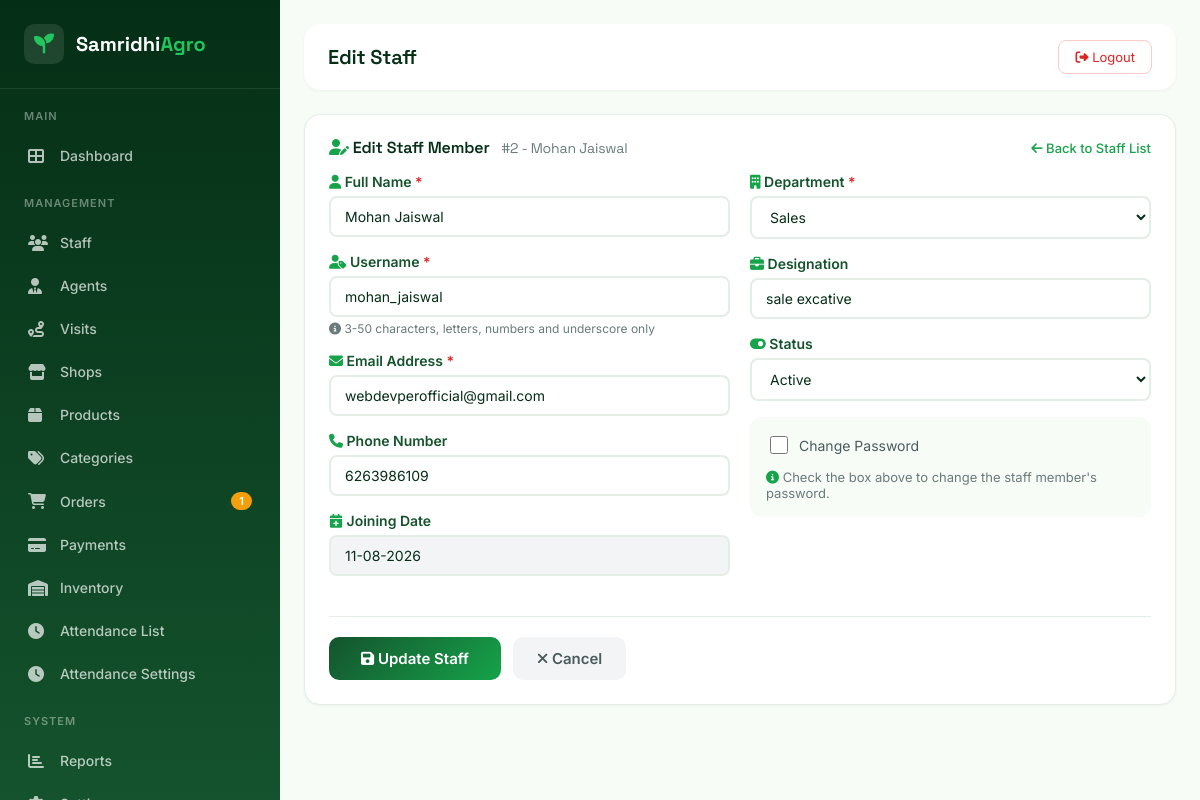
The app's page /admin/staff-edit.php?id=2 (signed in) with its own data.
### tables this page shows
CREATE TABLE `staff_profiles` (
  `id` int(11) NOT NULL,
  `user_id` int(11) NOT NULL,
  `department` varchar(100) DEFAULT NULL,
  `designation` varchar(100) DEFAULT NULL,
  `joining_date` date DEFAULT NULL,
  `created_at` datetime NOT NULL DEFAULT current_timestamp(),
  `updated_at` datetime NOT NULL DEFAULT current_timestamp() ON UPDATE current_timestamp()
);

CREATE TABLE `users` (
  `id` int(11) NOT NULL,
  `username` varchar(50) NOT NULL,
  `email` varchar(100) NOT NULL,
  `password_hash` varchar(255) NOT NULL,
  `full_name` varchar(100) NOT NULL,
  `phone` varchar(20) DEFAULT NULL,
  `avatar` varchar(255) DEFAULT NULL,
  `role` enum('admin','staff','agent','shop') NOT NULL DEFAULT 'staff',
  `status` enum('active','inactive','suspended') NOT NULL DEFAULT 'active',
  `last_login` datetime DEFAULT NULL,
  `last_ip` varchar(45) DEFAULT NULL,
  `created_at` datetime NOT NULL DEFAULT current_timestamp(),
  `updated_at` datetime NOT NULL DEFAULT current_timestamp() ON UPDATE current_timestamp()
);

### config/database.php (called while the page is built, shortened)
<?php
class Database {
    private static $instance = null;
    private $connection;
    private function __construct() {
        try {
            $dsn = "mysql:host=" . DB_HOST . ";dbname=" . DB_NAME . ";charset=" . DB_CHARSET;
            $options = [
                PDO::ATTR_ERRMODE => PDO::ERRMODE_EXCEPTION,
                PDO::ATTR_DEFAULT_FETCH_MODE => PDO::FETCH_ASSOC,
                PDO::ATTR_EMULATE_PREPARES => false,
                PDO::ATTR_PERSISTENT => false,
                PDO::MYSQL_ATTR_INIT_COMMAND => "SET NAMES utf8mb4",
                PDO::MYSQL_ATTR_USE_BUFFERED_QUERY => true,
            ];
            $this->connection = new PDO($dsn, DB_USER, DB_PASS, $options);
        } catch (PDOException $e) {
            error_log("Database Connection Error: " . $e->getMessage());
            die("
                <!DOCTYPE html>
                <html>
                <head>
                    <title>Database Connection Error</title>
                    <style>
                        body { font-family: Arial, sans-serif; background: #f8f9fa; display: flex; justify-content: center; align-items: center; height: 100vh; margin: 0; }
                        .error-box { background: white; padding: 40px; border-radius: 8px; box-shadow: 0 2px 10px rgba(0,0,0,0.1); max-width: 500px; text-align: center; }
                        h1 { color: #dc3545; margin-bottom: 10px; }
                        p { color: #6c757d; line-height: 1.6; }
                        .icon { font-size: 48px; margin-bottom: 20px; }
                    </style>
                </head>
                <body>
                    <div class='error-box'>
                        <div class='icon'>🔌</div>
                        <h1>Database Connection Failed</h1>
                        <p>Unable to connect to the database. Please check your configuration and ensure the database service is running.</p>
                        <p style='font-size: 12px; color: #999;'>Error: " . htmlspecialchars($e->getMessage()) . "</p>
                    </div>
                </body>
                </html>
            ");
        }
    }
    public static function getInstance() {
        if (self::$instance === null) {
            self::$instance = new self();
        }
        return self::$instance;
    }
    public function query($sql, $params = []) {
        $stmt = $this->connection->prepare($sql);
        $stmt->execute($params);
        return $stmt;
    }
    public function fetchOne($sql, $params = []) {
        $stmt = $this->query($sql, $params);
        return $stmt->fetch();
    }
}
function getDB() {
    return Database::getInstance();
}

### config/functions.php (called while the page is built, shortened)
<?php
function escapeHtml($string)
{
    return htmlspecialchars((string)$string, ENT_QUOTES | ENT_HTML5, 'UTF-8');
}
function formatDate($date, $format = DATE_FORMAT)
{
    $timestamp = is_numeric($date) ? $date : strtotime($date);
    return date($format, $timestamp);
}

### admin/staff-edit.php (the view, shortened to what this page needs)
<?php
require_once '../config/database.php';
require_once '../config/functions.php';
$db = getDB();
$staffId = isset($_GET['id']) ? (int)$_GET['id'] : 0;
$sql = "SELECT u.*, sp.department, sp.designation, sp.joining_date
        FROM users u
        LEFT JOIN staff_profiles sp ON u.id = sp.user_id
        WHERE u.id = ? AND u.role = 'staff'";
$staff = $db->fetchOne($sql, [$staffId]);
$formData = [
    'full_name' => $staff['full_name'],
    'username' => $staff['username'],
    'email' => $staff['email'],
    'phone' => $staff['phone'] ?? '',
    'department' => $staff['department'] ?? '',
    'designation' => $staff['designation'] ?? '',
    'status' => $staff['status']
];
$departments = [
    'Management',
    'Sales',
    'Operations',
    'Logistics',
    'Procurement',
    'Quality Control',
    'Customer Service',
    'Finance',
    'Human Resources',
    'IT'
];
require_once '../includes/admin_header.php';
?>
<div class="content-card">
    <div class="card-header">
        <h3 class="card-title">
            <i class="fas fa-user-edit" style="color: #16A34A;"></i>
            Edit Staff Member
            <span style="font-size: 14px; font-weight: 400; color: #6B7A7B; margin-left: 8px;">
                #<?php echo $staff['id']; ?> - <?php echo escapeHtml($staff['full_name']); ?>
            </span>
        </h3>
        <a href="staff.php" class="card-action">
            <i class="fas fa-arrow-left"></i> Back to Staff List
        </a>
    </div>
    <form method="POST" action="" id="staffForm" novalidate>
        <div style="display: grid; grid-template-columns: 1fr 1fr; gap: 20px;">
            <div>
                <div class="form-group">
                    <label class="form-label" for="full_name">
                        <i class="fas fa-user" style="color: #16A34A;"></i>
                        Full Name <span style="color: #DC2626;">*</span>
                    </label>
                    <input
                        type="text"
                        id="full_name"
                        name="full_name"
                        class="form-input <?php echo isset($errors['full_name']) ? 'error' : ''; ?>"
                        value="<?php echo escapeHtml($formData['full_name']); ?>"
                        placeholder="Enter full name"
                        required
                    >
                </div>
                <div class="form-group">
                    <label class="form-label" for="username">
                        <i class="fas fa-user-tag" style="color: #16A34A;"></i>
                        Username <span style="color: #DC2626;">*</span>
                    </label>
                    <input
                        type="text"
                        id="username"
                        name="username"
                        class="form-input <?php echo isset($errors['username']) ? 'error' : ''; ?>"
                        value="<?php echo escapeHtml($formData['username']); ?>"
                        placeholder="Enter username (letters, numbers, underscore)"
                        required
                    >
                    <div style="font-size: 12px; color: #6B7A7B; margin-top: 4px;">
                        <i class="fas fa-info-circle"></i> 3-50 characters, letters, numbers and underscore only
                    </div>
                </div>
                <div class="form-group">
                    <label class="form-label" for="email">
                        <i class="fas fa-envelope" style="color: #16A34A;"></i>
                        Email Address <span style="color: #DC2626;">*</span>
                    </label>
                    <input
                        type="email"
                        id="email"
                        name="email"
                        class="form-input <?php echo isset($errors['email']) ? 'error' : ''; ?>"
                        value="<?php echo escapeHtml($formData['email']); ?>"
                        placeholder="Enter email address"
                        required
                    >
                </div>
                <div class="form-group">
                    <label class="form-label" for="phone">
                        <i class="fas fa-phone" style="color: #16A34A;"></i>
                        Phone Number
                    </label>
                    <input
                        type="tel"
                        id="phone"
                        name="phone"
                        class="form-input <?php echo isset($errors['phone']) ? 'error' : ''; ?>"
                        value="<?php echo escapeHtml($formData['phone']); ?>"
                        placeholder="Enter 10-digit phone number"
                    >
                </div>
                <div class="form-group">
                    <label class="form-label" for="joining_date">
                        <i class="fas fa-calendar-plus" style="color: #16A34A;"></i>
                        Joining Date
                    </label>
                    <input
                        type="text"
                        id="joining_date"
                        class="form-input"
                        value="<?php echo $staff['joining_date'] ? formatDate($staff['joining_date']) : 'N/A'; ?>"
                        disabled
                        style="background: #F3F4F6; cursor: not-allowed;"
                    >
                </div>
            </div>
            <div>
                <div class="form-group">
                    <label class="form-label" for="department">
                        <i class="fas fa-building" style="color: #16A34A;"></i>
                        Department <span style="color: #DC2626;">*</span>
                    </label>
                    <select
                        id="department"
                        name="department"
                        class="form-input <?php echo isset($errors['department']) ? 'error' : ''; ?>"
                        required
                    >
                        <?php foreach ($departments as $dept): ?>
                            <option value="<?php echo escapeHtml($dept); ?>"
                                <?php echo $formData['department'] === $dept ? 'selected' : ''; ?>>
                                <?php echo escapeHtml($dept); ?>
                            </option>
                        <?php endforeach; ?>
                    </select>
                </div>
                <div class="form-group">
                    <label class="form-label" for="designation">
                        <i class="fas fa-briefcase" style="color: #16A34A;"></i>
                        Designation
                    </label>
                    <input
                        type="text"
                        id="designation"
                        name="designation"
                        class="form-input"
                        value="<?php echo escapeHtml($formData['designation']); ?>"
                        placeholder="Enter job title (e.g., Manager, Executive)"
                    >
                </div>
                <div class="form-group">
                    <label class="form-label" for="status">
                        <i class="fas fa-toggle-on" style="color: #16A34A;"></i>
                        Status
                    </label>
                    <select id="status" name="status" class="form-input">
                        <option value="active" <?php echo $formData['status'] === 'active' ? 'selected' : ''; ?>>Active</option>
                    </select>
                </div>
                <div style="background: #F7FCF7; padding: 16px; border-radius: 12px; margin-top: 8px;">
                    <div style="display: flex; align-items: center; gap: 12px; margin-bottom: 12px;">
                        <label class="checkbox-group" style="margin: 0;">
                            <input type="checkbox" name="change_password" id="change_password" value="1">
                            <span>Change Password</span>
                        </label>
                    </div>
                    <div id="passwordInfo" style="font-size: 13px; color: #6B7A7B; margin-top: 8px;">
                        <i class="fas fa-info-circle" style="color: #16A34A;"></i>
                        Check the box above to change the staff member's password.
                    </div>
                </div>
            </div>
        </div>
        <div style="margin-top: 24px; padding-top: 20px; border-top: 1px solid #E5EDE7; display: flex; gap: 12px;">
            <button type="submit" class="btn-primary" style="
                padding: 12px 32px;
                background: linear-gradient(135deg, #14532D, #16A34A);
                color: white;
                border: none;
                border-radius: 10px;
                font-family: 'Inter', sans-serif;
                font-size: 15px;
                font-weight: 600;
                cursor: pointer;
                transition: all 0.3s ease;
            ">
                <i class="fas fa-save"></i> Update Staff
            </button>
            <a href="staff.php" style="
                padding: 12px 24px;
                background: #F3F4F6;
                color: #4A5B5D;
                border: none;
                border-radius: 10px;
                font-family: 'Inter', sans-serif;
                font-size: 15px;
                font-weight: 600;
                text-decoration: none;
                transition: all 0.3s ease;
                cursor: pointer;
            ">
                <i class="fas fa-times"></i> Cancel
            </a>
        </div>
    </form>
</div>
<?php require_once '../includes/admin_footer.php'; ?>

### assets/css/style.css (style rules this page uses)
*, *::before, *::after { box-sizing: border-box; }
html { scroll-behavior: smooth; }
body, h1, h2, h3, h4, p, ul, figure { margin: 0; }
a { text-decoration: none; color: inherit; }
button { font: inherit; background: none; border: none; cursor: pointer; }
:root { --forest: #14532d; --agri-green: #16a34a; --fresh-green: #22c55e; --light-green: #dcfce7; --dark-green: #052e16; --leaf-green: #65a30d; --soft-mint: #f0fdf4; --bg: #f7fcf7; --white: #ffffff; --gold: #eab308; --gold-dark: #b45309; --text-strong: #0b2313; --text-body: #34493d; --text-muted: #6b8574; --font-display: "Space Grotesk", "Segoe UI", sans-serif; --font-body: "Inter", "Segoe UI", sans-serif; --r-sm: 14px; --r-md: 20px; --r-lg: 28px; --shadow-sm: 0 4px 16px rgba(5, 46, 22, 0.08); --shadow-md: 0 12px 32px rgba(5, 46, 22, 0.12); --shadow-lg: 0 24px 60px rgba(5, 46, 22, 0.18); --container-w: 1240px; --nav-h: 84px; }
body { font-family: var(--font-body); color: var(--text-body); background: var(--bg); -webkit-font-smoothing: antialiased; }
h1, h2, h3, h4 { font-family: var(--font-display); color: var(--text-strong); line-height: 1.15; letter-spacing: -0.01em; }
h3 { font-size: 1.15rem; font-weight: 600; }

### includes/admin_header.php (style rules this page uses)
.content-card { background: white; border-radius: 16px; padding: 24px; box-shadow: 0 1px 3px rgba(0, 0, 0, 0.05); border: 1px solid #E5EDE7; margin-bottom: 24px; }
.content-card .card-header { display: flex; justify-content: space-between; align-items: center; margin-bottom: 16px; }
.content-card .card-title { font-family: 'Space Grotesk', sans-serif; font-size: 16px; font-weight: 600; color: #052E16; }
.content-card .card-action { font-family: 'Inter', sans-serif; font-size: 13px; color: #16A34A; text-decoration: none; font-weight: 500; }

### admin/staff-edit.php (style rules this page uses)
.form-group { margin-bottom: 16px; }
.form-label { display: block; font-family: 'Inter', sans-serif; font-size: 14px; font-weight: 600; color: #14532D; margin-bottom: 6px; }
.form-input { width: 100%; padding: 10px 14px; font-family: 'Inter', sans-serif; font-size: 14px; border: 2px solid #E5EDE7; border-radius: 8px; background: white; transition: all 0.3s ease; color: #052E16; box-sizing: border-box; }
.form-input:disabled { background: #F3F4F6; cursor: not-allowed; }
.checkbox-group { display: flex; align-items: center; gap: 8px; cursor: pointer; font-family: 'Inter', sans-serif; font-size: 14px; color: #4A5B5D; }
.checkbox-group input[type="checkbox"] { width: 18px; height: 18px; accent-color: #16A34A; cursor: pointer; }

### records on screen
staff_profiles: user "2", user.full_name "Mohan Jaiswal", full_name "Mohan Jaiswal", username "mohan_jaiswal", email "webdevperofficial@gmail.com", phone "6263986109", joining_date "11-08-2026", designation "sale excative"
users: status "Active"

### other values on screen
$pendingOrders "1"
escapeHtml($pageTitle) "Edit Staff"
form field department "Sales"
